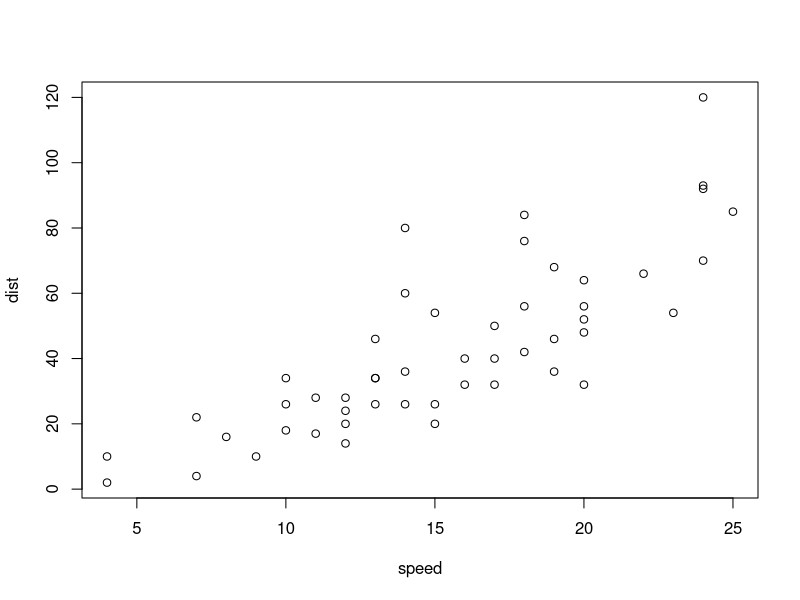
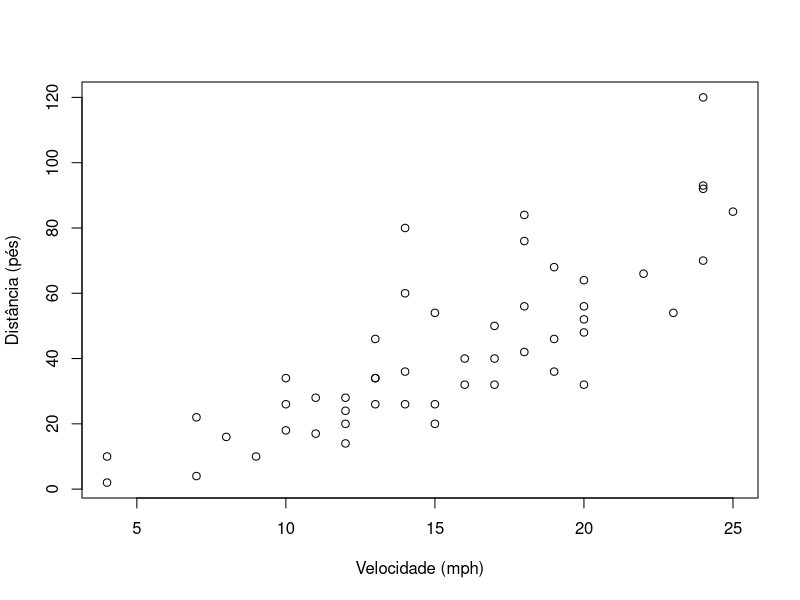
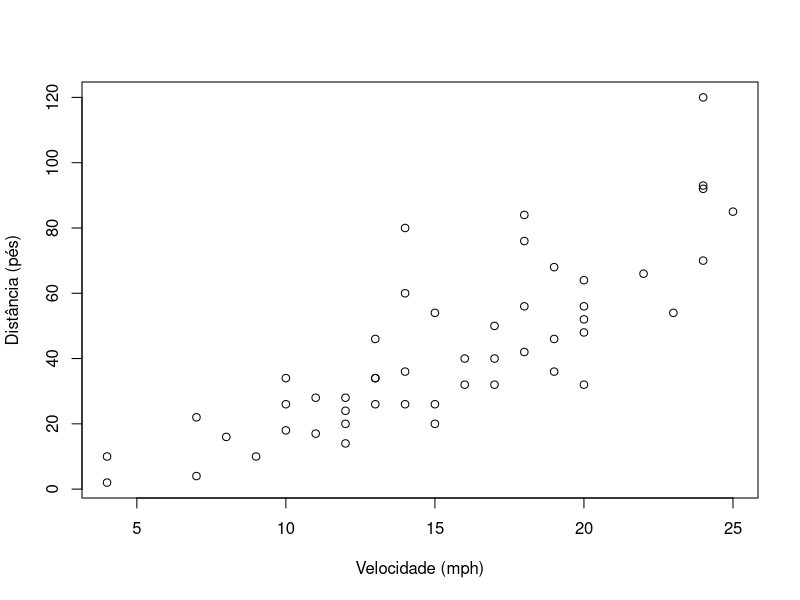
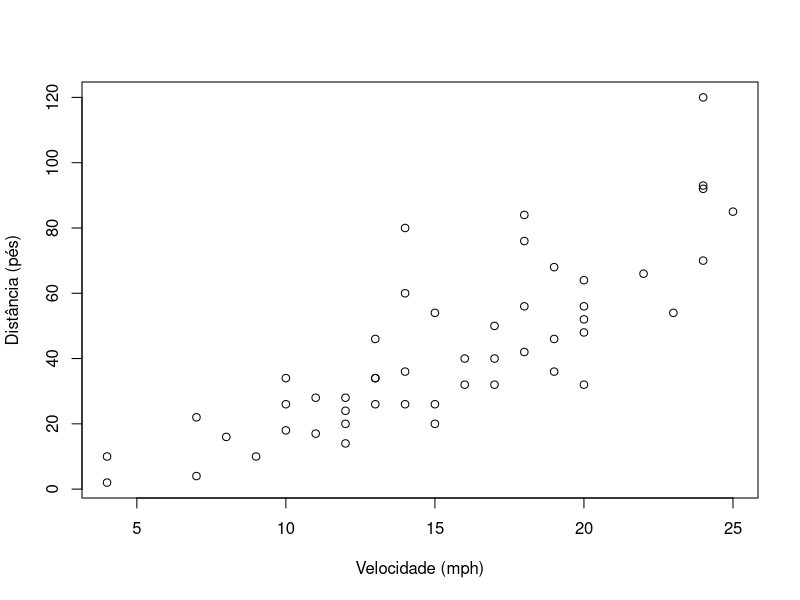
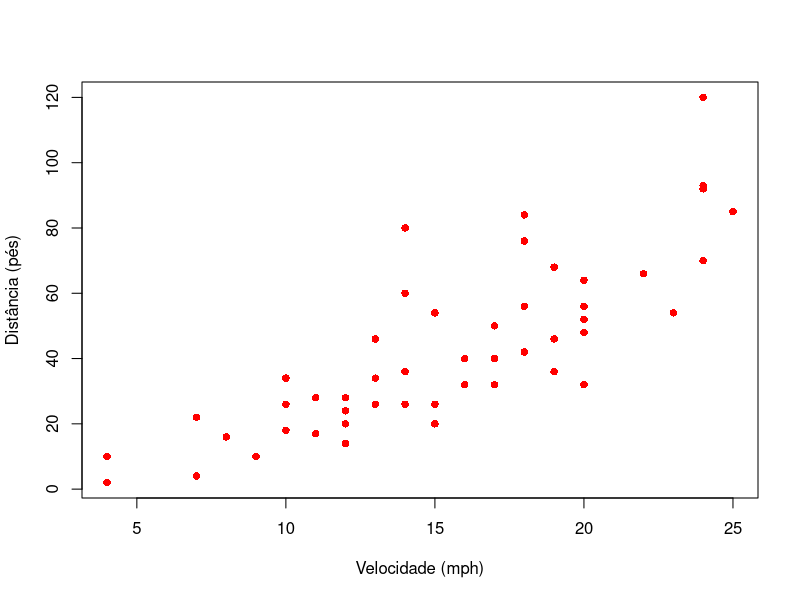
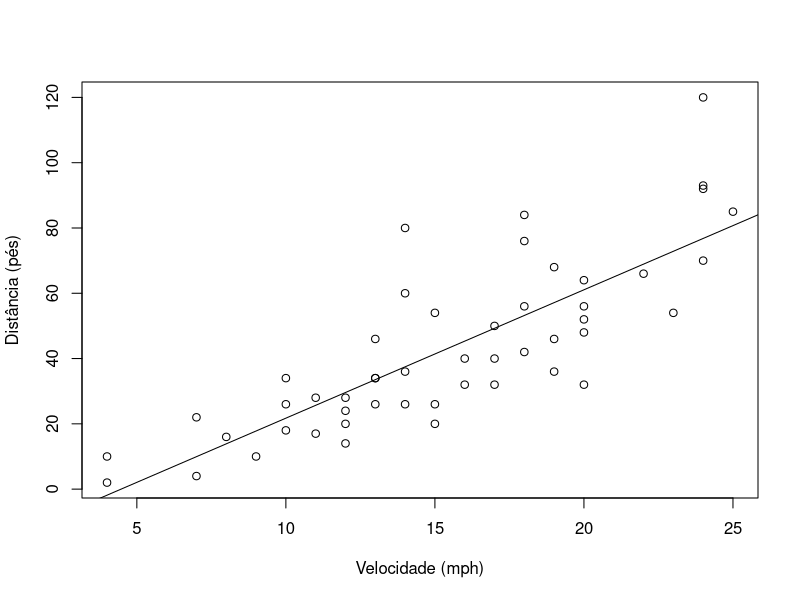
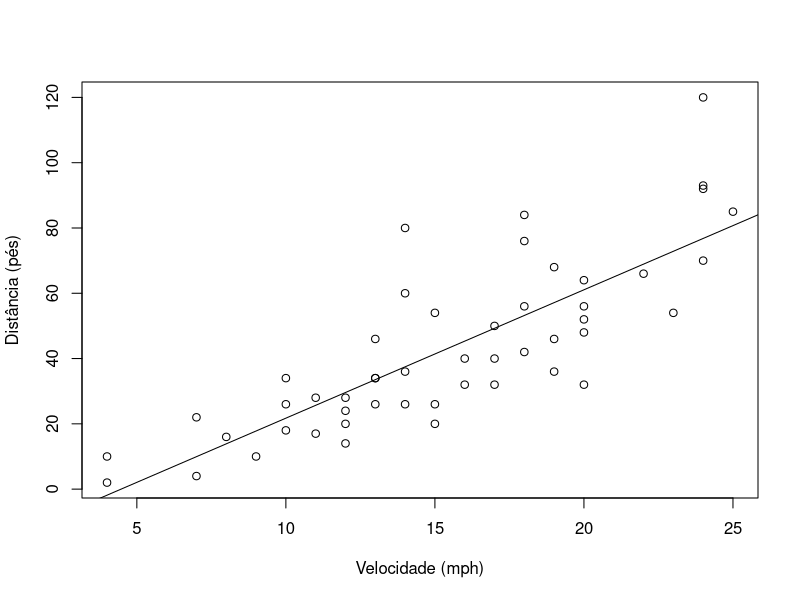
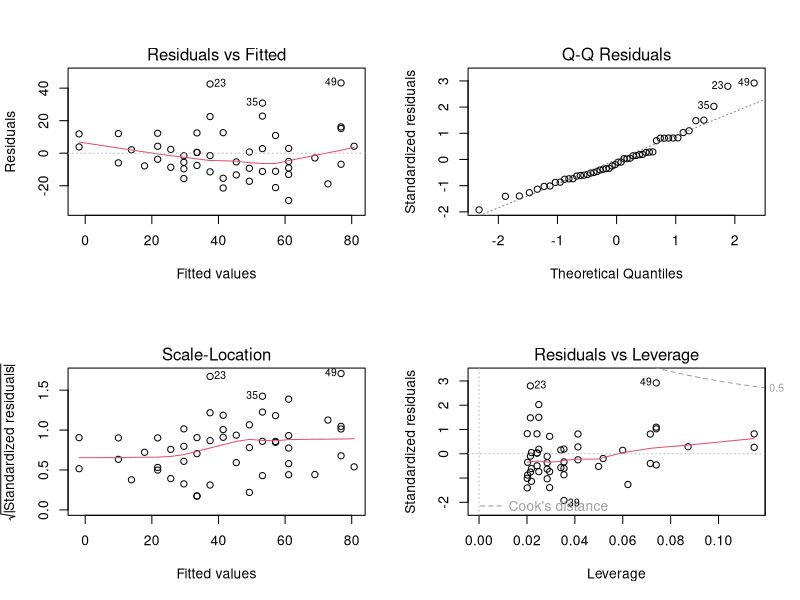

Generate these figures, in order, with R:
## ---- chunk 1
knitr::opts_chunk$set(echo = TRUE, tidy=FALSE)
tidy.opts=list(blank=FALSE, width.cutoff=60)
## ---- chunk 2
cars
## ---- chunk 3
summary(cars)
## ---- chunk 4
plot(dist ~ speed, data=cars)
## ---- chunk 5
plot(dist ~ speed, data=cars, xlab="Velocidade (mph)", ylab="Distância (pés)")
## ---- chunk 6
plot(dist ~ speed, data=cars, xlab="Velocidade (mph)", ylab="Distância (pés)")
## ---- chunk 7
plot(dist ~ speed, data=cars, xlab="Velocidade (mph)", ylab="Distância (pés)")
## ---- chunk 8
plot(dist ~ speed, data=cars, xlab="Velocidade (mph)", ylab="Distância (pés)", col="red", pch=16)
## ---- chunk 9
ajuste <- lm(dist ~ speed, data=cars)
summary(ajuste)
## ---- chunk 10
library(knitr)
kable(summary(ajuste)$coefficients, format="latex")
## ---- chunk 11
lm_traducao <- function(ajuste){
  traducao <- summary(ajuste)$coefficients
  colnames(traducao) <- c("Estimativa", "Erro Padrão", "t", "p-valor")
  rownames(traducao) <- c("Intercepto", "Velocidade")
  return(traducao)
}

lm_traducao(ajuste)
## ---- chunk 12
library(kableExtra)
kable(lm_traducao(ajuste), format="html", booktabs=TRUE,
      caption="Resultado do ajuste de um modelo linear 
      aos dados do pacote \\texttt{cars}.", digits=4) %>%
  kable_styling(latex_options="hold_position")
## ---- chunk 13
plot(dist ~ speed, data=cars, xlab="Velocidade (mph)", ylab="Distância (pés)")
abline(ajuste)
## ---- chunk 14
plot(dist ~ speed, data=cars, xlab="Velocidade (mph)", ylab="Distância (pés)")
abline(ajuste)
## ---- chunk 15
par(mfrow=c(2,2))
plot(ajuste)
